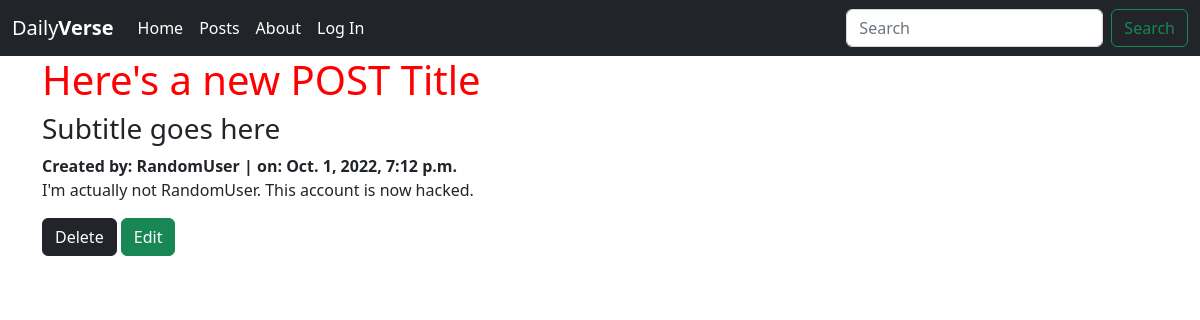
Screenshot of /posts/14 with the database file from the repository.
### posts/models.py (models this page shows, shortened)
class Post(models.Model):
    title = models.CharField(max_length=256)
    subtitle = models.CharField(max_length=256)
    author = models.ForeignKey(
        get_user_model(),
        on_delete=models.CASCADE
    )
    body = models.TextField()
    created_on = models.DateTimeField(auto_now_add=True)

### posts/views.py (the view)
# urls.py: path('<int:pk>', PostDetailView.as_view(), name='detail'),
class PostDetailView(DetailView):
    template_name = "posts/detail.html"
    model = Post

### templates/posts/detail.html (shortened to what this page needs)
{% extends 'base.html' %}
{% block content %}
    <h1 id="title">{{ post.title }}</h1>
    <h3 id="subtitle">{{ post.subtitle }}</h3>
    <strong id="author">Created by: {{ post.author }} | on: {{ post.created_on }}</strong>
    <p id="body">{{ post.body }}</p>
    <a href="{% url 'confirm_delete' post.id %}" class="card-link btn btn-dark btn-md">Delete</a>
    <a href="{% url 'edit' post.id %}" class="card-link btn btn-success btn-md">Edit</a>
{% endblock content %}

### static/css/base.css (style rules this page uses)
h1 { color: red; }

### rows the page displays
Post: title "Here's a new POST Title", subtitle "Subtitle goes here", author "RandomUser", created_on "Oct. 1, 2022, 7:12 p.m.", body "I'm actually not RandomUser. This account is now hacked."
